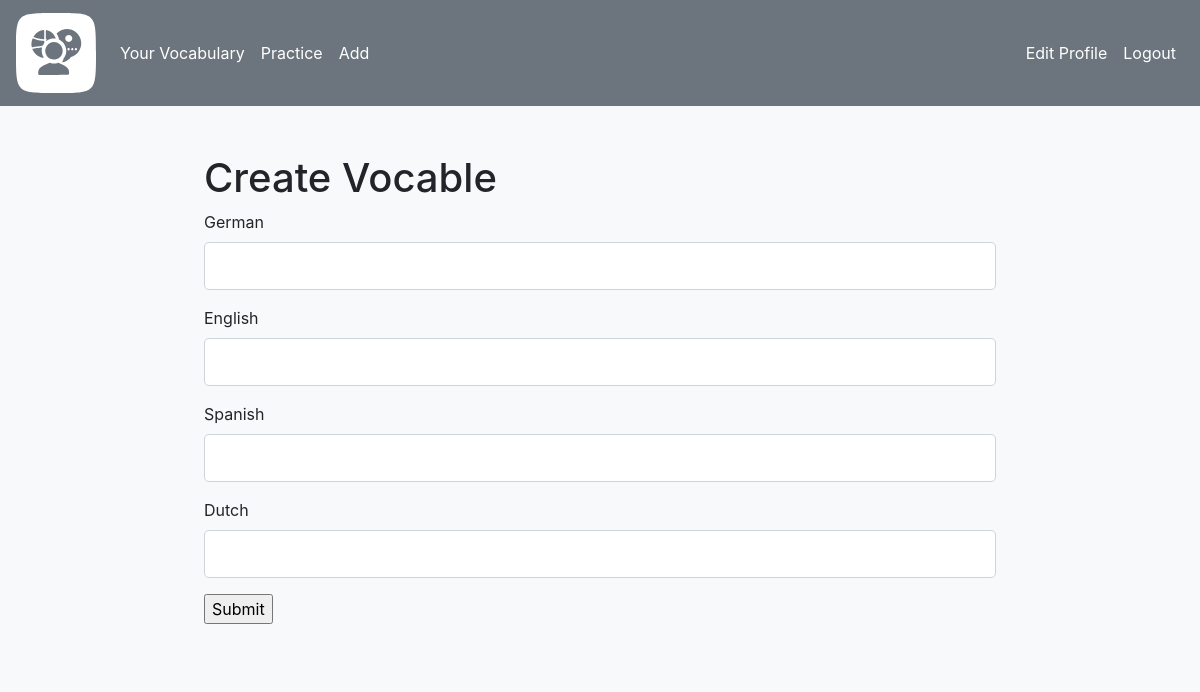
/add_vocable (signed in), run on the app's committed database.
### app/models.py (models this page shows, shortened)
class Language(db.Model):
    __tablename__ = "language"
    id: so.Mapped[int] = so.mapped_column(primary_key=True)
    iso: so.Mapped[str] = so.mapped_column(sa.String(length=2))
    name: so.Mapped[str] = so.mapped_column(sa.String(length=50))
    users: so.Mapped[list['User']] = so.relationship(
        secondary=user_language,
        back_populates='languages')

### app/routes.py (the view, shortened to what this page needs)
@app.route("/add_vocable", methods=["GET","POST"])
@login_required
def add_vocable():
    form = AddVocableForm()
    return render_template("add_vocable.html", form=form)

### app/forms.py
class AddVocableForm(FlaskForm):
    nl = StringField('Dutch', validators=[Length(max=200)])
    de = StringField('German', validators=[Length(max=200)])
    en = StringField('English', validators=[Length(max=200)])
    fr = StringField('French', validators=[Length(max=200)])
    it = StringField('Italian', validators=[Length(max=200)])
    es = StringField('Spanish', validators=[Length(max=200)])
    submit = SubmitField("Submit")

### app/models.py (called while the page is built)
@login.user_loader
def load_user(id):
    return db.session.get(User, int(id))

### app/routes.py (called while the page is built)
@app.before_request
def before_request():
    if current_user.is_authenticated:
        current_user.last_seen = datetime.now(timezone.utc)
        db.session.commit()

### app/templates/add_vocable.html (shortened to what this page needs)
{% extends 'base.html' %}
{% block content %}
<h1>{% block title %} Create Vocable {% endblock %}</h1>
<form method="post">
    {% for language in current_user.languages %}
    <p>
        {{ form[language.iso].label(class="form-control-label") }}<br>
        {% if form[language.iso].errors %}
            {{ form[language.iso](class="form-control form-control-lg is-invalid")}}
            {% for error in form[language.iso].errors %}
                <span>{{ error }}</span>
            {% endfor %}
        {% else %}
            {{ form[language.iso](class="form-control form-control-lg")}}
        {% endif %}
    </p>
   {% endfor %}
    <p>
        {{ form.submit()}}
    </p>
</form>
{% endblock %}

### data on the page
Language: iso "German"
Language: iso "English"
Language: iso "Spanish"
Language: iso "Dutch"
